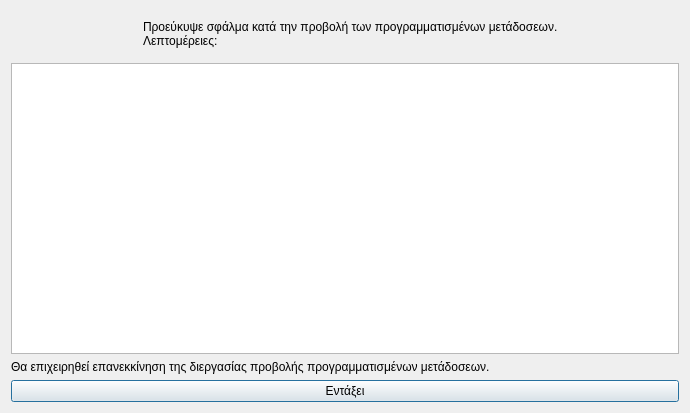
<?xml version="1.0" encoding="UTF-8"?>
<ui version="4.0">
 <class>Dialog</class>
 <widget class="QDialog" name="Dialog">
  <property name="geometry">
   <rect>
    <x>0</x>
    <y>0</y>
    <width>690</width>
    <height>413</height>
   </rect>
  </property>
  <property name="windowTitle">
   <string>Σφάλμα στην διεργασία προβολής προγραμματισμένων μετάδοσεων</string>
  </property>
  <property name="windowIcon">
   <iconset resource="../../../icons.qrc">
    <normaloff>:/rest-windows/assets/images/rest-windows/information.png</normaloff>:/rest-windows/assets/images/rest-windows/information.png</iconset>
  </property>
  <layout class="QGridLayout" name="gridLayout">
   <item row="0" column="0">
    <widget class="QFrame" name="frame">
     <property name="styleSheet">
      <string notr="true">QFrame{border:0px;}</string>
     </property>
     <property name="frameShape">
      <enum>QFrame::StyledPanel</enum>
     </property>
     <property name="frameShadow">
      <enum>QFrame::Raised</enum>
     </property>
     <layout class="QHBoxLayout" name="horizontalLayout">
      <item>
       <widget class="QLabel" name="image_label">
        <property name="maximumSize">
         <size>
          <width>117</width>
          <height>117</height>
         </size>
        </property>
        <property name="text">
         <string/>
        </property>
        <property name="pixmap">
         <pixmap resource="../../../icons.qrc">:/rest-windows/assets/images/rest-windows/information.png</pixmap>
        </property>
        <property name="scaledContents">
         <bool>true</bool>
        </property>
       </widget>
      </item>
      <item>
       <widget class="QLabel" name="label">
        <property name="text">
         <string>Προεύκυψε σφάλμα κατά την προβολή των προγραμματισμένων μετάδοσεων.
Λεπτομέρειες:</string>
        </property>
        <property name="alignment">
         <set>Qt::AlignJustify|Qt::AlignVCenter</set>
        </property>
       </widget>
      </item>
     </layout>
    </widget>
   </item>
   <item row="3" column="0">
    <widget class="QPushButton" name="ok">
     <property name="text">
      <string>Εντάξει</string>
     </property>
     <property name="icon">
      <iconset resource="../../../icons.qrc">
       <normaloff>:/rest-windows/assets/images/rest-windows/ok.png</normaloff>:/rest-windows/assets/images/rest-windows/ok.png</iconset>
     </property>
    </widget>
   </item>
   <item row="1" column="0">
    <widget class="QPlainTextEdit" name="details"/>
   </item>
   <item row="2" column="0">
    <widget class="QLabel" name="label_2">
     <property name="text">
      <string>Θα επιχειρηθεί επανεκκίνηση της διεργασίας προβολής προγραμματισμένων μετάδοσεων.</string>
     </property>
     <property name="alignment">
      <set>Qt::AlignJustify|Qt::AlignVCenter</set>
     </property>
    </widget>
   </item>
  </layout>
 </widget>
 <tabstops>
  <tabstop>details</tabstop>
  <tabstop>ok</tabstop>
 </tabstops>
 <resources>
  <include location="../../../icons.qrc"/>
  <include location="../../../icons.qrc"/>
  <include location="../../../icons.qrc"/>
  <include location="../../../icons.qrc"/>
  <include location="../../../icons.qrc"/>
  <include location="../../../../icons.qrc"/>
 </resources>
 <connections/>
</ui>
